Frame 1 (no input): blank canvas, image omitted
Frame 60 (no input): blank canvas, image omitted
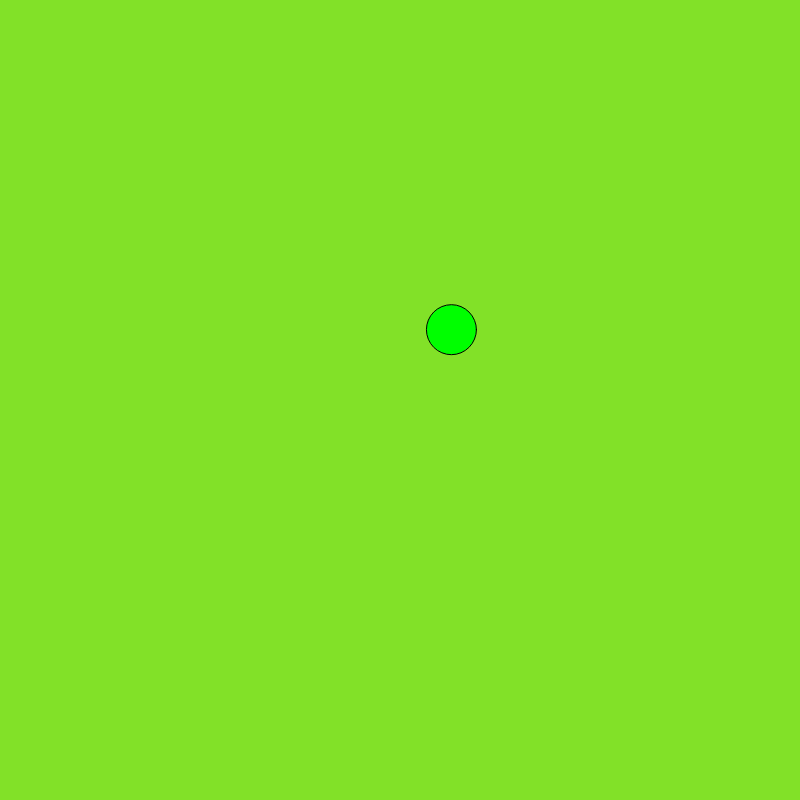
Frame 120 (the mouse pressed at the canvas centre since frame 60)

The p5.js sketch whose frames 1 and 60 were blank and that drew this single picture after the mouse press (run headless with seeded random() and noise() and a simulated clock; from frame 60 on, the mouse is pressed at the canvas centre):

// p5.js sketch
// ── sketch.js
let balls = [];
let ball = 0;
let newBalls = [];

function setup() {
  createCanvas(800, 800);
}

function draw() {
  background(130, 225, 40);

  for (let i = 0; i < balls.length; i++) {
    balls[i].move();
    balls[i].display();
    for (let j = 0; j < balls.length; j++) {
      if (i !== j && balls[i].intersects(balls[j])) {
        let newX1 = random(width);
        let newY1 = random(height);
        let newX2 = random(width);
        let newY2 = random(height);
      
        newBalls.push(new Ball(newX1, newY1, random(-1, 1), random(-2, 2)));
        newBalls.push(new Ball(newX2, newY2, random(-1, 1), random(-2, 2)));
      } 
    }
  }
  for (let i = newBalls.length - 1; i >= 0; i--) {
    newBalls[i].move();
    newBalls[i].display();
    if (newBalls[i].x < 0 || newBalls[i].x > width || newBalls[i].y < 0 || newBalls[i].y > height) {
      newBalls.splice(i, 1); // had to remove balls because the screen froze
    }
  }
}


function mousePressed() {
  balls.push(new Ball(mouseX, mouseY));
}


// ── BallOne.js
class Ball {
    constructor(newX, newY) {
      this.x = newX;
      this.y = newY;
      this.r = 25;
      this.xSpeed = random(-2, 2);
      this.ySpeed = random(-2, 2);
    }
  
    move() {
      this.x += this.xSpeed;
      this.y += this.ySpeed;
  
      if (this.x < 0 || this.x > width) {
        this.xSpeed *= -1;
      }
      if (this.y < 0 || this.y > height) {
        this.ySpeed *= -1;
      }
    }
  
    display() {
      fill(0, 255, 0);
      ellipse(this.x, this.y, this.r * 2);
    }
  
    intersects(other) {
      let d = dist(this.x, this.y, other.x, other.y);
      return d < this.r + other.r;
    }
  
    
  }
// ── BallTwo.js
class Bal {
    constructor(newX, newY) {   //x & y location parameters
      this.x = newX;
      this.y = newY;
      this.r = 25;   //radius
      this.xSpeed = random(-2, 2);  //random speeds 
      this.ySpeed = random(-2, 2);
    }
  
    move() {
      this.x += this.xSpeed; //move balls
      this.y += this.ySpeed;
  
      //checks edges
      if (this.x < 0 || this.x > width) {
        this.xSpeed *= -1;
      }
      if (this.y < 0 || this.y > height) {
        this.ySpeed *= -1;
      }
    }
  
    display() {
      fill(0, 255, 0, 220);
      noStroke();
      ellipse(this.x, this.y, random(this.r));
      fill(0, 230, 0);
      ellipse(this.x, this.y, random(this.r*2));
      this.y = this.y + 5;
      
    }
  
    
  
    
  }
// ── MoreBalls.js
class Balls {
    constructor(newX, newY) {   //x & y location parameters
      this.x = newX;
      this.y = newY;
      this.r = 25;   //radius
      this.u = 0
      this.xSpeed = random(-2, 2);  //random speeds 
      this.ySpeed = random(-2, 2);
      
    }
  
    move() {
      this.x += this.xSpeed; //move balls
      this.y += this.ySpeed;
  
      //checks edges
      if (this.x < 0 || this.x > width) {
        this.xSpeed *= -1;
      }
      if (this.y < 0 || this.y > height) {
        this.ySpeed *= -1;
      }
    }
    

  display() {
    fill(255, 0, 0);
    noStroke();
    ellipse(this.x, this.y, this.r * 2);
    fill(0, 255,0);
    ellipse(this.x, this.y, this.r /2);
    
    if(this.r = this.r/2, i > 0, i++){
    
    push();
    scale(10);
    stroke(0,255,0);
    strokeWeight(3);
    ellipse(this.x, this.y, this.r); //bigger specky thing
    ellipse(this.x, this.y, this.r*2);
    ellipse(this.x, this.y, this.r);
    pop();
    }
    stroke(1)
    ellipse(this.x, this.y, this.r); //random specs in background
  }


  
    intersects(other) {
      let d = dist(this.x, this.y, other.x, other.y); //checking distance between two circles and their radii
      return d < this.r + other.r; //boolean to check distance
    }
  
    
  }


  //cool effects I found while experimenting with code

  
  // ellipse(this.x + 21, this.y +5, this.r);
  // ellipse(this.x + 10, this.y -20, this.r/2);
  // ellipse(this.x -17, this.y - 20, this.r);
  // ellipse(this.x -25, this.y +4, this.r/2);
  // ellipse(this.x -3, this.y +23, this.r/2);


  // display() {
  //   fill(0, 255, 0);
  //   noStroke();
  //   ellipse(this.x, this.y, this.r * 2);
  //   stroke(1);
  //   if(this.r = 10, i > 0, i++){
  //   line(0,130, 160, 170);
  //   }
  //   ellipse(this.x, this.y, this.r);
  // }

  // display() {
  //   fill(0, 255, 0);
  //   noStroke();
  //   ellipse(this.x, this.y, this.r * 2);
  //   stroke(1);
  //   line(this.x = 20,this.x =20,this.y = 20,this.y =20);
  //   ellipse(this.x, this.y, this.r);
  // }
    
  // display() {
  //   fill(0, 255, 0);
  //   noStroke();
  //   ellipse(this.x, this.y, this.r * 2);
  //   stroke(1);
  //   line(this.x += 20,this.x +=20,this.y -= 20,this.y -=20);
  //   ellipse(this.x, this.y, this.r);
  // }
  
// ── dudes.js
class Dude {
    constructor(newI, newU) {   //x & y location parameters
        this.i = newI;
        this.u = newU;
        //this.r = 25;   //radius
        // this.xSpeed = random(-2, 2);  //random speeds 
        // this.ySpeed = random(-2, 2);
      }

    
    display (){              //diseased dude
        fill(223,240, 96);
        ellipse(this.i, this.u, 35, 40);
        ellipse(this.i, this.u+40, 60, 50);
        
      }
    
    // move(){
    //     this.i += this.xSpeed; //move balls
    //     this.u += this.ySpeed;
    
    //     //checks edges
    //     if (this.i < 0 || this.i > width) {
    //       this.xSpeed *= -1;
    //     }
    //     if (this.u < 0 || this.u > height) {
    //       this.ySpeed *= -1;
    //     }
    // }
}
